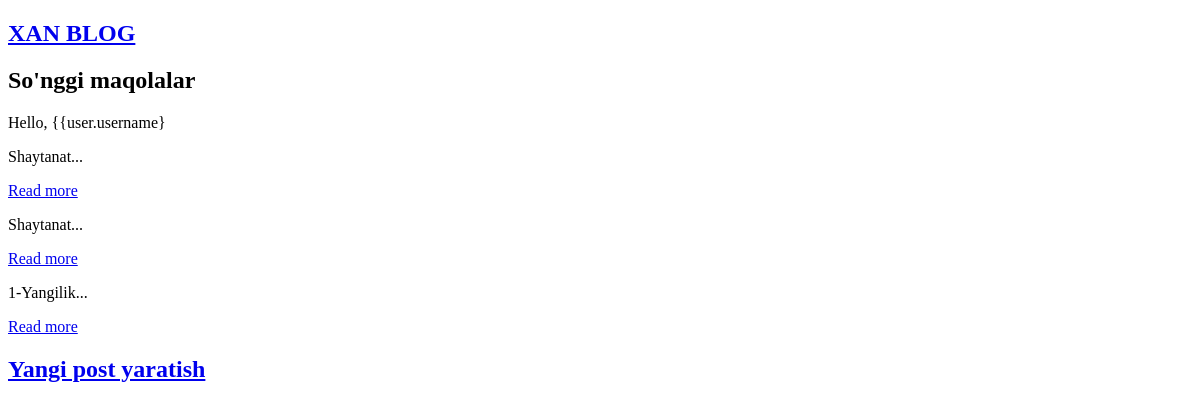
Before: / (signed in) with the older database file.
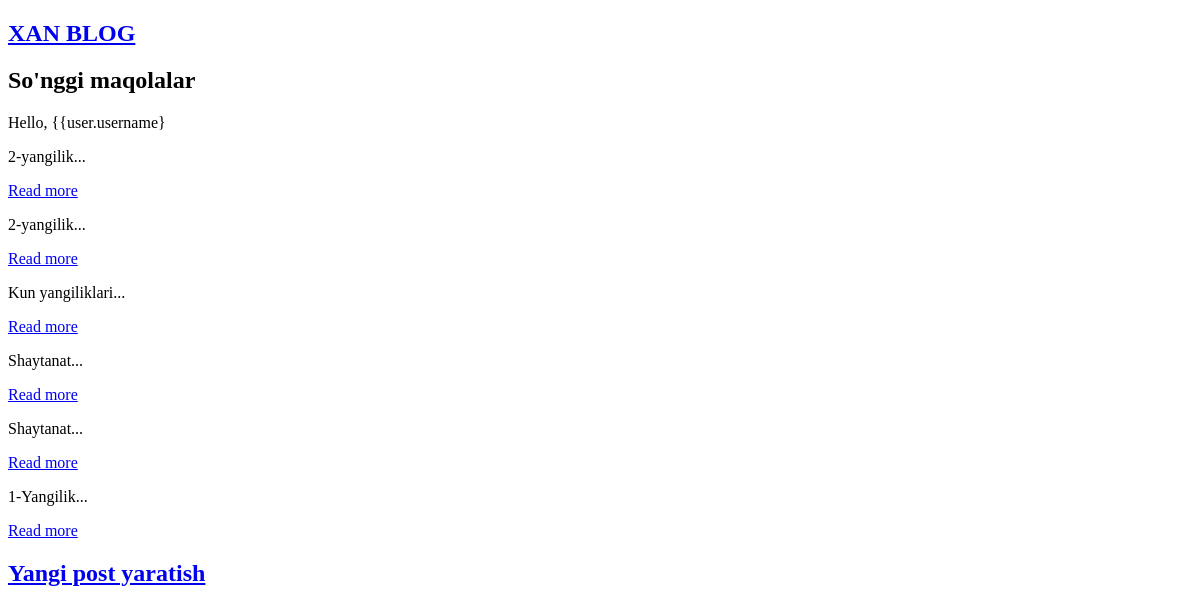
After: the same page with the newer database file.
### posts/models.py (models this page shows, shortened)
class Post(models.Model):
    author=models.ForeignKey(User, on_delete=models.CASCADE)
    title=models.CharField(max_length=100)
    body=models.TextField()
    created=models.DateTimeField(auto_now_add=True)
    updated=models.DateTimeField(auto_now=True)
    def get_absolute_url(self):
        return "/"+str(self.id)
    class Meta:
        ordering=['-id']

### posts/views.py (the view)
# urls.py: path('', PostListView.as_view(), name='list'),
class PostListView(generic.ListView):
    model = Post
    template_name = 'list.html'
    context_object_name = 'posts'

### templates/list.html (shortened to what this page needs)
{% extends 'base.html' %}
{% block content %}
<h2>So'nggi maqolalar</h2>
{% if user.is_authenticated %}
    <p>Hello, {{user.username}</p>
    {% for post in posts %}
<p>{{post.title}}...</p><a href="{{post.get_absolute_url}}">Read more</a>
    {% endfor %}
{% endif %}
{% endblock %}

### templates/base.html (shortened to what this page needs)
<!DOCTYPE html>
<html lang="en">
<head>
</head>
<body>
<header>
    <h2><a href="/">XAN BLOG</a></h2>
</header>
<div>
    {% block content %}
    {% endblock content %}
</div>
<footer>
    <h2><a href="{% url 'create' %}">Yangi post yaratish</a></h2>
</footer>
</body>
</html>

Changed rows visible on the page:
added Post: title "2-yangilik"
added Post: title "2-yangilik"
added Post: title "Kun yangiliklari"
